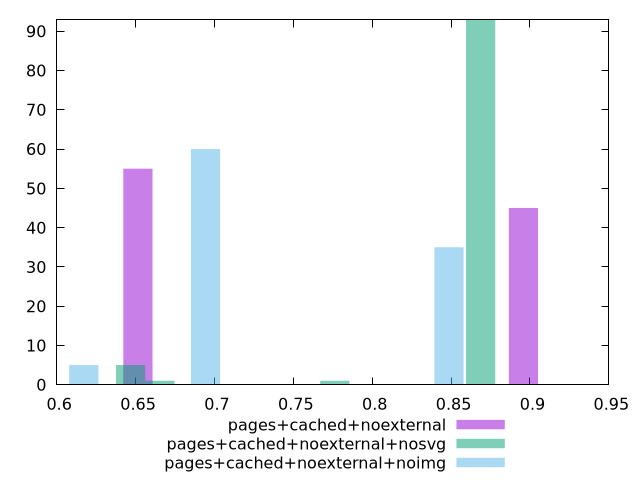

Source code (gnuplot):
$_pagesCachedNoexternal <<EOF
0.8958520099543271 45
0.6515287345122379 55
EOF
$_pagesCachedNoexternalNosvg <<EOF
0.8687191871078764 93
0.7763022523091662 1
0.6469185435909718 5
0.6654019305507138 1
EOF
$_pagesCachedNoexternalNoimg <<EOF
0.8486855635935071 35
0.6943790974855967 60
0.6172258644316415 5
EOF
set key outside below
set terminal pngcairo
set output "report_00004_2020-11-02T20-21-41.718Z/render-blocking-resources/render-blocking-resources_pages+cached+noexternal_pages+cached+noexternal+nosvg_pages+cached+noexternal+noimg+hist.png"
set boxwidth 0.01848338695974205
set style fill transparent solid 0.5 noborder
set yrange [0:93]
plot $_pagesCachedNoexternal title "pages+cached+noexternal" with boxes ,$_pagesCachedNoexternalNosvg title "pages+cached+noexternal+nosvg" with boxes ,$_pagesCachedNoexternalNoimg title "pages+cached+noexternal+noimg" with boxes ,
